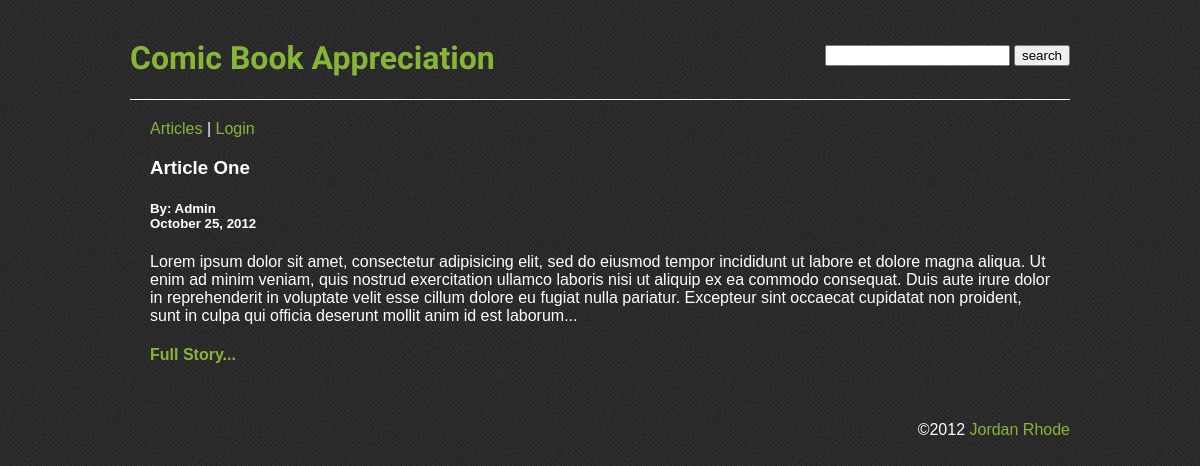
The page / on the database its author committed.
### tables this page shows
CREATE TABLE IF NOT EXISTS `cms_articles` (
  `article_id` int(11) NOT NULL AUTO_INCREMENT,
  `author_id` int(11) NOT NULL DEFAULT '0',
  `is_published` tinyint(1) NOT NULL DEFAULT '0',
  `date_submitted` datetime NOT NULL DEFAULT '0000-00-00 00:00:00',
  `date_published` datetime NOT NULL DEFAULT '0000-00-00 00:00:00',
  `title` varchar(255) NOT NULL DEFAULT '',
  `body` mediumtext NOT NULL,
  PRIMARY KEY (`article_id`),
  KEY `IdxArticle` (`author_id`,`date_submitted`),
  FULLTEXT KEY `IdxText` (`title`,`body`)
);

CREATE TABLE IF NOT EXISTS `cms_users` (
  `user_id` int(11) NOT NULL AUTO_INCREMENT,
  `email` varchar(255) NOT NULL DEFAULT '',
  `password` varchar(50) NOT NULL DEFAULT '',
  `name` varchar(100) NOT NULL DEFAULT '',
  `access_lvl` tinyint(4) NOT NULL DEFAULT '1',
  `hometown` varchar(255) DEFAULT '',
  `age` varchar(3) DEFAULT '',
  `bio` varchar(500) DEFAULT '',
  PRIMARY KEY (`user_id`),
  UNIQUE KEY `uniq_email` (`email`)
);

### outputfunctions.php (the view, shortened to what this page needs)
<?php
	function trimBody($theText, $lmt=500, $s_chr="\n", $s_cnt=2)
	{
		$pos = 0;
		$trimmed = FALSE;
		for ($i = 1; $i <= $s_cnt; $i++)
		{
			if(@$tmp == strpos($theText, $s_chr, $pos+1))
			{
				$pos = @$tmp;
				$trimmed = TRUE;
			}
			else
			{
				$pos = strlen($theText);
				$trimmed = FALSE;
				break;
			}
		}
	$theText = substr($theText, 0, $pos);
	if($trimmed) $theText .= "...";
	return $theText;
	}
	function outputStory($article, $only_snippet = FALSE)
	{
		global $conn;
		if($article)
		{
			$sql = "SELECT ar.*, usr.name " .
			       "FROM cms_articles ar " .
				   "LEFT OUTER JOIN cms_users usr " .
				   "ON ar.author_id = usr.user_id " .
				   "WHERE ar.article_id = " . $article;
			$result = mysql_query($sql, $conn);
			if($row = mysql_fetch_array($result))
			{
				echo "<h3>" . htmlspecialchars($row["title"]) . "</h3>\n";
				echo "<h5><div class=\"byline\">By: " .
					htmlspecialchars($row["name"]) .
					"</div>";
				echo "<div class=\"pubdate\">";
				if($row["is_published"] == 1)
				{
					echo date("F j, Y",strtotime($row["date_published"]));
				}
				else
				{
					echo "not yet published";
				}
				echo "</div></h5>\n";
				if($only_snippet)
				{
					echo "<p>\n";
					echo nl2br(htmlspecialchars(trimBody($row["body"])));
					echo "</p>\n";
					echo "<h4><a href=\"viewarticle.php?article=" .
						$row["article_id"] . "\">Full Story...</a></a4><br>\n";
				}
				else
				{
					echo "<p>\n";
					echo nl2br(htmlspecialchars($row["body"]));
					echo "<br/><a href=\"authorinfo.php?author=" . $row["name"] . "\">Author Info</a>";
					echo "</p>\n";
				}
			}
		}
	}

### index.php (shortened to what this page needs)
<?php
	require_once "conn.php";
	require_once "outputfunctions.php";
	require_once "header.php";
	$sql = "SELECT article_id FROM cms_articles WHERE is_published=1 " .
			"ORDER BY date_published DESC";
	$result = mysql_query($sql, $conn);
	if(mysql_num_rows($result) == 0)
	{
		echo " <br/>\n";
		echo " There are currently no articles to view.\n";
	}
	else
	{
		while ($row=mysql_fetch_array($result))
		{
			outputStory($row["article_id"], TRUE);
		}
	}
	require_once "footer.php";
?>

### assets/css/styles.css (style rules this page uses)
a:link { color:#87b636; text-decoration: none; }
body { background-image: url("../img/navy_blue.png"); font-family: "Trebuchet MS", Helvetica, sans-serif; color: white; }

### rows shown on the page
cms_articles: title "Article One", author.name "Admin", date_published "October 25, 2012", body "Lorem ipsum dolor sit amet, consectetur adipisicing elit, sed do eiusmod tempor incididunt ut labore et dolore magna aliqua. Ut enim ad minim veniam, quis nostrud exercitation ullamco laboris nisi ut aliquip ex ea commodo consequat. Duis aute irure dolor in reprehenderit in voluptate velit esse cillum dolore eu fugiat nulla pariatur. Excepteur sint occaecat cupidatat non proident, sunt in culpa qui officia deserunt mollit anim id est laborum..."
